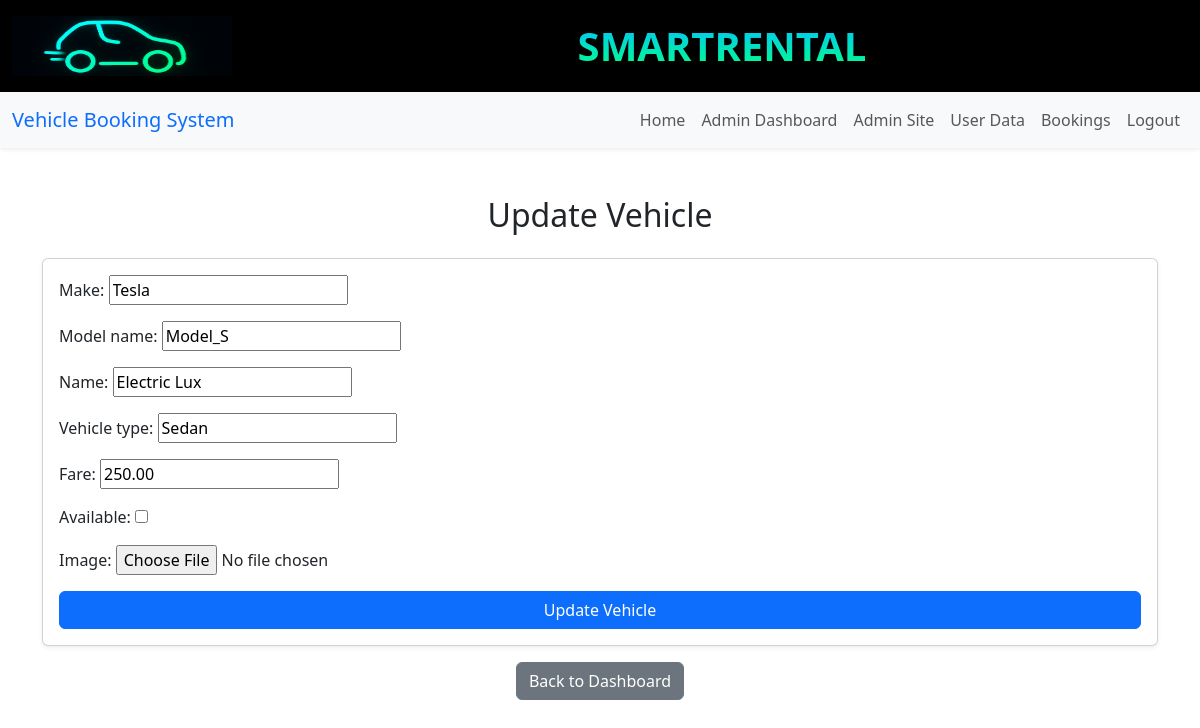
The page /dashboard/vehicle/update/5/ (signed in) on the database as committed earlier.
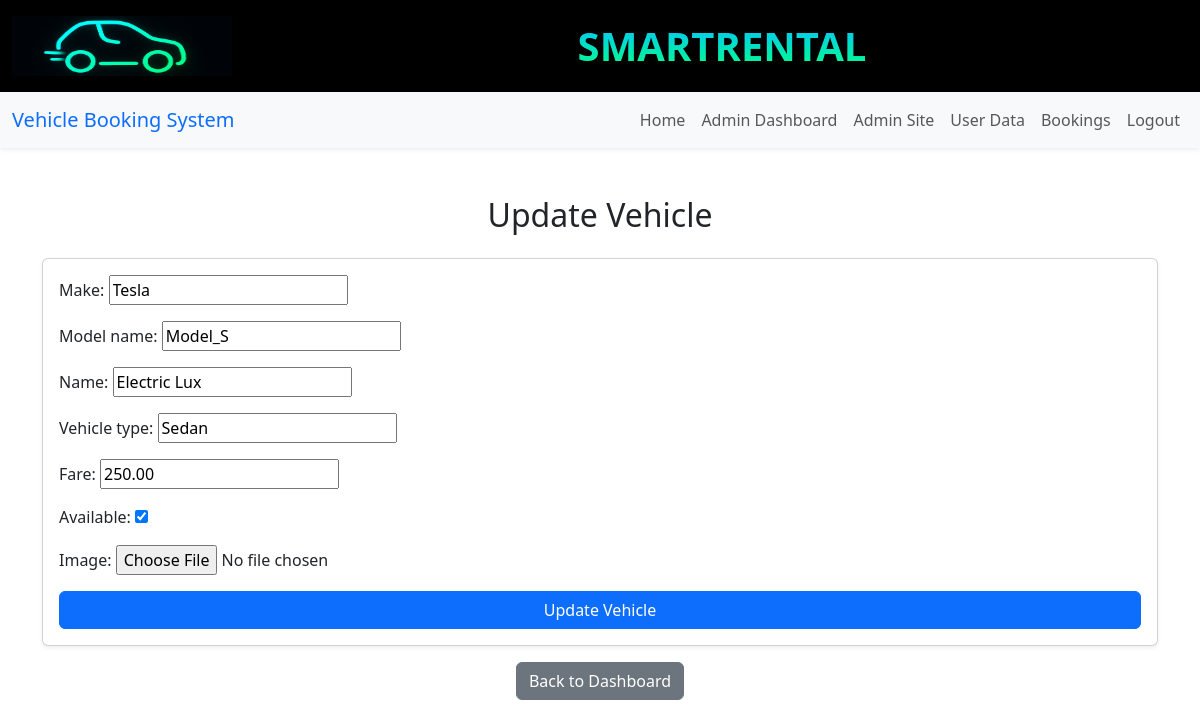
The same page on the database as committed later.
### vehicles/models.py (models this page shows, shortened)
class Vehicle(models.Model):
    make = models.CharField(max_length=100)
    model_name = models.CharField(max_length=100)
    name = models.CharField(max_length=100)
    vehicle_type = models.CharField(max_length=50)
    fare = models.DecimalField(max_digits=10, decimal_places=2)
    available = models.BooleanField(default=True)
    image = models.ImageField(upload_to=vehicle_image_upload_path, blank=True, null=True)

### vehicles/views.py (the view)
# urls.py: path('dashboard/vehicle/update/<int:vehicle_id>/', views.update_vehicle, name='update_vehicle'),
@user_passes_test(is_admin)
def update_vehicle(request, vehicle_id):
    vehicle = get_object_or_404(Vehicle, id=vehicle_id)
    form = VehicleForm(request.POST or None, instance=vehicle)
    if form.is_valid():
        form.save()
        return redirect('admin_dashboard')
    return render(request, 'vehicles/update_vehicle.html', {'form': form, 'vehicle': vehicle})

### vehicles/forms.py (shortened to what this page needs)
class VehicleForm(forms.ModelForm):
    class Meta:
        model = Vehicle
        fields = '__all__'

### vehicles/context_processors.py (called while the page is built)
def latest_unpaid_booking(request):
    if request.user.is_authenticated and not request.user.is_staff:
        booking = Booking.objects.filter(user=request.user, paid=False).last()
        return {'latest_booking': booking}
    return {}

### vehicles/views.py (called while the page is built)
def is_admin(user):
    return user.is_staff

### templates/vehicles/update_vehicle.html (shortened to what this page needs)
{% extends "vehicles/base.html" %}
{% block content %}
  <div class="container mt-5">
    <h2 class="text-center mb-4">Update Vehicle</h2>
    <div class="card shadow-sm">
      <div class="card-body">
        <form method="post">
          <div class="mb-3">
            {{ form.as_p }}
          </div>
          <button type="submit" class="btn btn-primary w-100">Update Vehicle</button>
        </form>
      </div>
    </div>
    <div class="mt-3 text-center">
      <a href="{% url 'admin_dashboard' %}" class="btn btn-secondary">Back to Dashboard</a>
    </div>
  </div>
{% endblock %}

Rows that differ between the two databases and show on the page:
changed Vehicle "Tesla": available "☐" → "☑"
